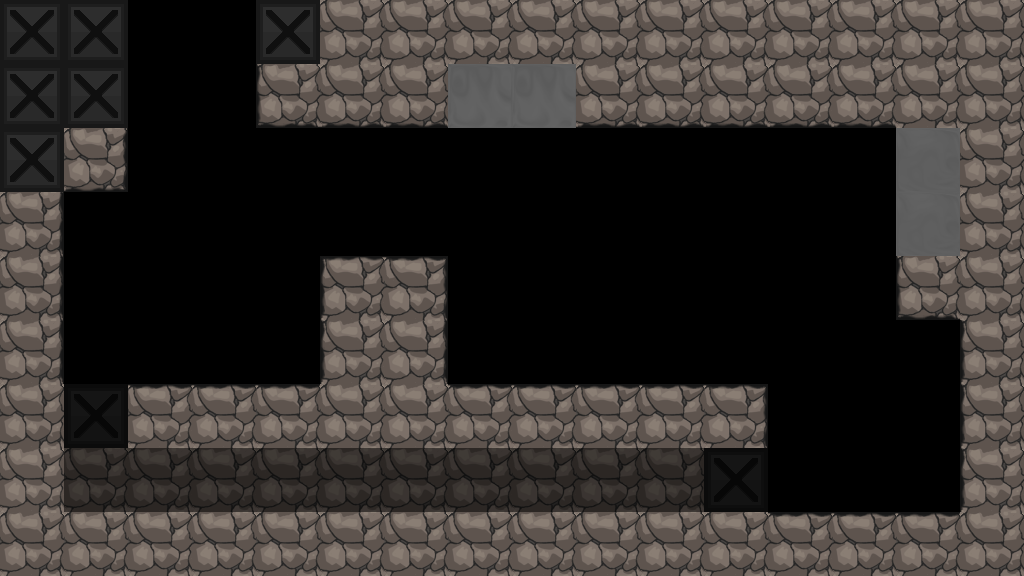

Below is a game level as drawn by its tile map, then a one-line description and the .tmx file that defines it, in full:
An orthogonal 16x9 tile map with 64x64 px tiles, 2 tile layers (backTile, tile), 6 tilesets and 3 objects (Portal, EyebotRed, Exit).

<map version="1.0" orientation="orthogonal" width="16" height="9" tilewidth="64" tileheight="64">
 <properties>
  <property name="bg" value="bg1" />
  <property name="bgParallaxX" value=".6" />
  <property name="bgParallaxY" value=".6" />
  <property name="music" value="title" />
 </properties>
 <tileset firstgid="1" source="tiles/black_tiles.tsx" />
 <tileset firstgid="50" source="tiles/white_tiles.tsx" />
 <tileset firstgid="99" source="tiles/mixed_tiles.tsx" />
 <tileset firstgid="211" source="tiles/glass_tiles.tsx" />
 <tileset firstgid="260" source="tiles/black_indestructable.tsx" />
 <tileset firstgid="310" source="tiles/sand_tiles.tsx" />
 <layer name="backTile" width="16" height="9" opacity="0.47">
  <data encoding="csv">
0,0,0,0,0,0,0,0,0,0,0,0,0,0,0,0,
0,0,0,0,0,0,0,53,53,0,0,0,0,0,0,0,
0,0,0,0,0,0,0,0,0,0,0,0,0,0,56,0,
0,0,0,0,0,0,0,0,0,0,0,0,0,0,56,0,
0,0,0,0,0,0,0,0,0,0,0,0,0,0,0,0,
0,0,0,0,0,0,0,0,0,0,0,0,0,0,0,0,
0,261,0,0,0,0,0,0,0,0,0,0,0,0,0,0,
0,21,21,28,14,7,49,1,21,5,4,262,0,0,0,0,
0,0,0,0,0,0,0,0,0,0,0,0,0,0,0,0
</data>
 </layer>
 <objectgroup name="obj" width="16" height="9">
  <object type="Portal" x="864" y="416" width="64" height="64">
   <properties>
    <property name="mapTo" value="worldWrap1" />
    <property name="right" value="false" />
   </properties>
   <ellipse />
  </object>
  <object type="EyebotRed" x="640" y="256" width="64" height="64">
   <ellipse />
  </object>
 </objectgroup>
 <layer name="tile" width="16" height="9">
  <data encoding="csv">
262,262,0,0,261,5,4,5,5,3,2,7,5,1,6,1,
261,261,0,0,30,31,31,0,0,31,38,38,31,38,1,7,
261,32,0,0,0,0,0,0,0,0,0,0,0,0,0,7,
26,0,0,0,0,0,0,0,0,0,0,0,0,0,0,5,
25,0,0,0,0,16,11,0,0,0,0,0,0,0,37,2,
25,0,0,0,0,23,26,0,0,0,0,0,0,0,0,22,
1,0,10,17,17,3,49,17,17,10,10,11,0,0,0,23,
21,0,0,0,0,0,0,0,0,0,0,0,0,0,0,23,
3,21,14,28,5,2,3,2,49,35,6,5,10,10,10,42
</data>
 </layer>
 <objectgroup name="front" width="16" height="9">
  <object type="Exit" x="128" y="0" width="128" height="64">
   <properties>
    <property name="mapTo" value="evriEncounter" />
   </properties>
  </object>
 </objectgroup>
</map>
